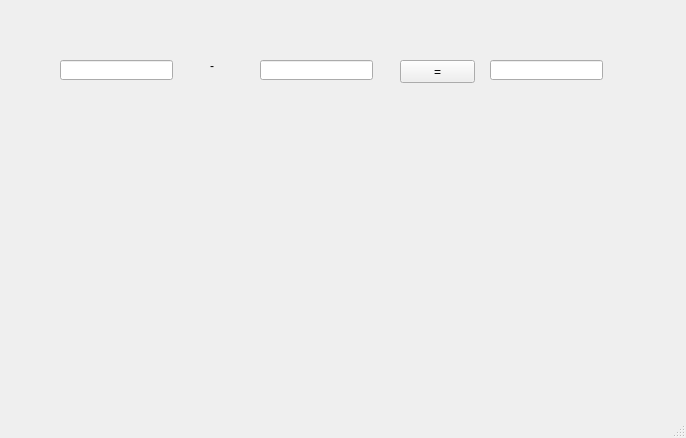
<?xml version="1.0" encoding="UTF-8"?>
<ui version="4.0">
 <class>MainWindow</class>
 <widget class="QMainWindow" name="MainWindow">
  <property name="geometry">
   <rect>
    <x>0</x>
    <y>0</y>
    <width>686</width>
    <height>438</height>
   </rect>
  </property>
  <property name="windowTitle">
   <string>MainWindow</string>
  </property>
  <widget class="QWidget" name="centralwidget">
   <widget class="QLineEdit" name="leA">
    <property name="geometry">
     <rect>
      <x>60</x>
      <y>60</y>
      <width>113</width>
      <height>20</height>
     </rect>
    </property>
   </widget>
   <widget class="QLineEdit" name="leB">
    <property name="geometry">
     <rect>
      <x>260</x>
      <y>60</y>
      <width>113</width>
      <height>20</height>
     </rect>
    </property>
   </widget>
   <widget class="QLineEdit" name="leC">
    <property name="geometry">
     <rect>
      <x>490</x>
      <y>60</y>
      <width>113</width>
      <height>20</height>
     </rect>
    </property>
   </widget>
   <widget class="QLabel" name="lbl">
    <property name="geometry">
     <rect>
      <x>210</x>
      <y>60</y>
      <width>56</width>
      <height>12</height>
     </rect>
    </property>
    <property name="text">
     <string>-</string>
    </property>
   </widget>
   <widget class="QPushButton" name="pb">
    <property name="geometry">
     <rect>
      <x>400</x>
      <y>60</y>
      <width>75</width>
      <height>23</height>
     </rect>
    </property>
    <property name="text">
     <string>=</string>
    </property>
   </widget>
  </widget>
  <widget class="QMenuBar" name="menubar">
   <property name="geometry">
    <rect>
     <x>0</x>
     <y>0</y>
     <width>686</width>
     <height>21</height>
    </rect>
   </property>
  </widget>
  <widget class="QStatusBar" name="statusbar"/>
 </widget>
 <resources/>
 <connections/>
</ui>
